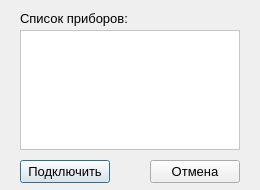
<?xml version="1.0" encoding="UTF-8"?>
<ui version="4.0">
 <class>selectdeviceform</class>
 <widget class="QDialog" name="selectdeviceform">
  <property name="geometry">
   <rect>
    <x>0</x>
    <y>0</y>
    <width>260</width>
    <height>190</height>
   </rect>
  </property>
  <property name="minimumSize">
   <size>
    <width>260</width>
    <height>190</height>
   </size>
  </property>
  <property name="maximumSize">
   <size>
    <width>16777215</width>
    <height>16777215</height>
   </size>
  </property>
  <property name="windowTitle">
   <string>Dialog</string>
  </property>
  <property name="modal">
   <bool>true</bool>
  </property>
  <widget class="QLabel" name="listLabel">
   <property name="geometry">
    <rect>
     <x>20</x>
     <y>10</y>
     <width>111</width>
     <height>16</height>
    </rect>
   </property>
   <property name="font">
    <font>
     <pointsize>10</pointsize>
    </font>
   </property>
   <property name="text">
    <string>Список приборов:</string>
   </property>
  </widget>
  <widget class="QPushButton" name="connectButton">
   <property name="geometry">
    <rect>
     <x>20</x>
     <y>160</y>
     <width>90</width>
     <height>23</height>
    </rect>
   </property>
   <property name="font">
    <font>
     <pointsize>10</pointsize>
    </font>
   </property>
   <property name="text">
    <string>Подключить</string>
   </property>
  </widget>
  <widget class="QListWidget" name="deviceListWidget">
   <property name="geometry">
    <rect>
     <x>20</x>
     <y>30</y>
     <width>220</width>
     <height>120</height>
    </rect>
   </property>
   <property name="palette">
    <palette>
     <active>
      <colorrole role="WindowText">
       <brush brushstyle="SolidPattern">
        <color alpha="255">
         <red>0</red>
         <green>0</green>
         <blue>0</blue>
        </color>
       </brush>
      </colorrole>
      <colorrole role="Button">
       <brush brushstyle="SolidPattern">
        <color alpha="255">
         <red>255</red>
         <green>255</green>
         <blue>255</blue>
        </color>
       </brush>
      </colorrole>
      <colorrole role="Light">
       <brush brushstyle="SolidPattern">
        <color alpha="255">
         <red>255</red>
         <green>255</green>
         <blue>255</blue>
        </color>
       </brush>
      </colorrole>
      <colorrole role="Midlight">
       <brush brushstyle="SolidPattern">
        <color alpha="255">
         <red>255</red>
         <green>255</green>
         <blue>255</blue>
        </color>
       </brush>
      </colorrole>
      <colorrole role="Dark">
       <brush brushstyle="SolidPattern">
        <color alpha="255">
         <red>127</red>
         <green>127</green>
         <blue>127</blue>
        </color>
       </brush>
      </colorrole>
      <colorrole role="Mid">
       <brush brushstyle="SolidPattern">
        <color alpha="255">
         <red>170</red>
         <green>170</green>
         <blue>170</blue>
        </color>
       </brush>
      </colorrole>
      <colorrole role="Text">
       <brush brushstyle="SolidPattern">
        <color alpha="255">
         <red>0</red>
         <green>0</green>
         <blue>0</blue>
        </color>
       </brush>
      </colorrole>
      <colorrole role="BrightText">
       <brush brushstyle="SolidPattern">
        <color alpha="255">
         <red>255</red>
         <green>255</green>
         <blue>255</blue>
        </color>
       </brush>
      </colorrole>
      <colorrole role="ButtonText">
       <brush brushstyle="SolidPattern">
        <color alpha="255">
         <red>0</red>
         <green>0</green>
         <blue>0</blue>
        </color>
       </brush>
      </colorrole>
      <colorrole role="Base">
       <brush brushstyle="SolidPattern">
        <color alpha="255">
         <red>255</red>
         <green>255</green>
         <blue>255</blue>
        </color>
       </brush>
      </colorrole>
      <colorrole role="Window">
       <brush brushstyle="SolidPattern">
        <color alpha="255">
         <red>255</red>
         <green>255</green>
         <blue>255</blue>
        </color>
       </brush>
      </colorrole>
      <colorrole role="Shadow">
       <brush brushstyle="SolidPattern">
        <color alpha="255">
         <red>0</red>
         <green>0</green>
         <blue>0</blue>
        </color>
       </brush>
      </colorrole>
      <colorrole role="AlternateBase">
       <brush brushstyle="SolidPattern">
        <color alpha="255">
         <red>255</red>
         <green>255</green>
         <blue>255</blue>
        </color>
       </brush>
      </colorrole>
      <colorrole role="ToolTipBase">
       <brush brushstyle="SolidPattern">
        <color alpha="255">
         <red>255</red>
         <green>255</green>
         <blue>220</blue>
        </color>
       </brush>
      </colorrole>
      <colorrole role="ToolTipText">
       <brush brushstyle="SolidPattern">
        <color alpha="255">
         <red>0</red>
         <green>0</green>
         <blue>0</blue>
        </color>
       </brush>
      </colorrole>
     </active>
     <inactive>
      <colorrole role="WindowText">
       <brush brushstyle="SolidPattern">
        <color alpha="255">
         <red>0</red>
         <green>0</green>
         <blue>0</blue>
        </color>
       </brush>
      </colorrole>
      <colorrole role="Button">
       <brush brushstyle="SolidPattern">
        <color alpha="255">
         <red>255</red>
         <green>255</green>
         <blue>255</blue>
        </color>
       </brush>
      </colorrole>
      <colorrole role="Light">
       <brush brushstyle="SolidPattern">
        <color alpha="255">
         <red>255</red>
         <green>255</green>
         <blue>255</blue>
        </color>
       </brush>
      </colorrole>
      <colorrole role="Midlight">
       <brush brushstyle="SolidPattern">
        <color alpha="255">
         <red>255</red>
         <green>255</green>
         <blue>255</blue>
        </color>
       </brush>
      </colorrole>
      <colorrole role="Dark">
       <brush brushstyle="SolidPattern">
        <color alpha="255">
         <red>127</red>
         <green>127</green>
         <blue>127</blue>
        </color>
       </brush>
      </colorrole>
      <colorrole role="Mid">
       <brush brushstyle="SolidPattern">
        <color alpha="255">
         <red>170</red>
         <green>170</green>
         <blue>170</blue>
        </color>
       </brush>
      </colorrole>
      <colorrole role="Text">
       <brush brushstyle="SolidPattern">
        <color alpha="255">
         <red>0</red>
         <green>0</green>
         <blue>0</blue>
        </color>
       </brush>
      </colorrole>
      <colorrole role="BrightText">
       <brush brushstyle="SolidPattern">
        <color alpha="255">
         <red>255</red>
         <green>255</green>
         <blue>255</blue>
        </color>
       </brush>
      </colorrole>
      <colorrole role="ButtonText">
       <brush brushstyle="SolidPattern">
        <color alpha="255">
         <red>0</red>
         <green>0</green>
         <blue>0</blue>
        </color>
       </brush>
      </colorrole>
      <colorrole role="Base">
       <brush brushstyle="SolidPattern">
        <color alpha="255">
         <red>255</red>
         <green>255</green>
         <blue>255</blue>
        </color>
       </brush>
      </colorrole>
      <colorrole role="Window">
       <brush brushstyle="SolidPattern">
        <color alpha="255">
         <red>255</red>
         <green>255</green>
         <blue>255</blue>
        </color>
       </brush>
      </colorrole>
      <colorrole role="Shadow">
       <brush brushstyle="SolidPattern">
        <color alpha="255">
         <red>0</red>
         <green>0</green>
         <blue>0</blue>
        </color>
       </brush>
      </colorrole>
      <colorrole role="AlternateBase">
       <brush brushstyle="SolidPattern">
        <color alpha="255">
         <red>255</red>
         <green>255</green>
         <blue>255</blue>
        </color>
       </brush>
      </colorrole>
      <colorrole role="ToolTipBase">
       <brush brushstyle="SolidPattern">
        <color alpha="255">
         <red>255</red>
         <green>255</green>
         <blue>220</blue>
        </color>
       </brush>
      </colorrole>
      <colorrole role="ToolTipText">
       <brush brushstyle="SolidPattern">
        <color alpha="255">
         <red>0</red>
         <green>0</green>
         <blue>0</blue>
        </color>
       </brush>
      </colorrole>
     </inactive>
     <disabled>
      <colorrole role="WindowText">
       <brush brushstyle="SolidPattern">
        <color alpha="255">
         <red>127</red>
         <green>127</green>
         <blue>127</blue>
        </color>
       </brush>
      </colorrole>
      <colorrole role="Button">
       <brush brushstyle="SolidPattern">
        <color alpha="255">
         <red>255</red>
         <green>255</green>
         <blue>255</blue>
        </color>
       </brush>
      </colorrole>
      <colorrole role="Light">
       <brush brushstyle="SolidPattern">
        <color alpha="255">
         <red>255</red>
         <green>255</green>
         <blue>255</blue>
        </color>
       </brush>
      </colorrole>
      <colorrole role="Midlight">
       <brush brushstyle="SolidPattern">
        <color alpha="255">
         <red>255</red>
         <green>255</green>
         <blue>255</blue>
        </color>
       </brush>
      </colorrole>
      <colorrole role="Dark">
       <brush brushstyle="SolidPattern">
        <color alpha="255">
         <red>127</red>
         <green>127</green>
         <blue>127</blue>
        </color>
       </brush>
      </colorrole>
      <colorrole role="Mid">
       <brush brushstyle="SolidPattern">
        <color alpha="255">
         <red>170</red>
         <green>170</green>
         <blue>170</blue>
        </color>
       </brush>
      </colorrole>
      <colorrole role="Text">
       <brush brushstyle="SolidPattern">
        <color alpha="255">
         <red>127</red>
         <green>127</green>
         <blue>127</blue>
        </color>
       </brush>
      </colorrole>
      <colorrole role="BrightText">
       <brush brushstyle="SolidPattern">
        <color alpha="255">
         <red>255</red>
         <green>255</green>
         <blue>255</blue>
        </color>
       </brush>
      </colorrole>
      <colorrole role="ButtonText">
       <brush brushstyle="SolidPattern">
        <color alpha="255">
         <red>127</red>
         <green>127</green>
         <blue>127</blue>
        </color>
       </brush>
      </colorrole>
      <colorrole role="Base">
       <brush brushstyle="SolidPattern">
        <color alpha="255">
         <red>255</red>
         <green>255</green>
         <blue>255</blue>
        </color>
       </brush>
      </colorrole>
      <colorrole role="Window">
       <brush brushstyle="SolidPattern">
        <color alpha="255">
         <red>255</red>
         <green>255</green>
         <blue>255</blue>
        </color>
       </brush>
      </colorrole>
      <colorrole role="Shadow">
       <brush brushstyle="SolidPattern">
        <color alpha="255">
         <red>0</red>
         <green>0</green>
         <blue>0</blue>
        </color>
       </brush>
      </colorrole>
      <colorrole role="AlternateBase">
       <brush brushstyle="SolidPattern">
        <color alpha="255">
         <red>255</red>
         <green>255</green>
         <blue>255</blue>
        </color>
       </brush>
      </colorrole>
      <colorrole role="ToolTipBase">
       <brush brushstyle="SolidPattern">
        <color alpha="255">
         <red>255</red>
         <green>255</green>
         <blue>220</blue>
        </color>
       </brush>
      </colorrole>
      <colorrole role="ToolTipText">
       <brush brushstyle="SolidPattern">
        <color alpha="255">
         <red>0</red>
         <green>0</green>
         <blue>0</blue>
        </color>
       </brush>
      </colorrole>
     </disabled>
    </palette>
   </property>
   <property name="font">
    <font>
     <pointsize>10</pointsize>
     <weight>75</weight>
     <bold>true</bold>
     <strikeout>false</strikeout>
    </font>
   </property>
   <property name="lineWidth">
    <number>100</number>
   </property>
   <property name="midLineWidth">
    <number>0</number>
   </property>
   <property name="textElideMode">
    <enum>Qt::ElideMiddle</enum>
   </property>
   <property name="movement">
    <enum>QListView::Static</enum>
   </property>
   <property name="layoutMode">
    <enum>QListView::SinglePass</enum>
   </property>
   <property name="spacing">
    <number>3</number>
   </property>
   <property name="gridSize">
    <size>
     <width>20</width>
     <height>20</height>
    </size>
   </property>
   <property name="modelColumn">
    <number>0</number>
   </property>
   <property name="batchSize">
    <number>100</number>
   </property>
  </widget>
  <widget class="QPushButton" name="cancelButton">
   <property name="geometry">
    <rect>
     <x>150</x>
     <y>160</y>
     <width>90</width>
     <height>23</height>
    </rect>
   </property>
   <property name="font">
    <font>
     <pointsize>10</pointsize>
    </font>
   </property>
   <property name="text">
    <string>Отмена</string>
   </property>
  </widget>
 </widget>
 <resources/>
 <connections/>
</ui>
